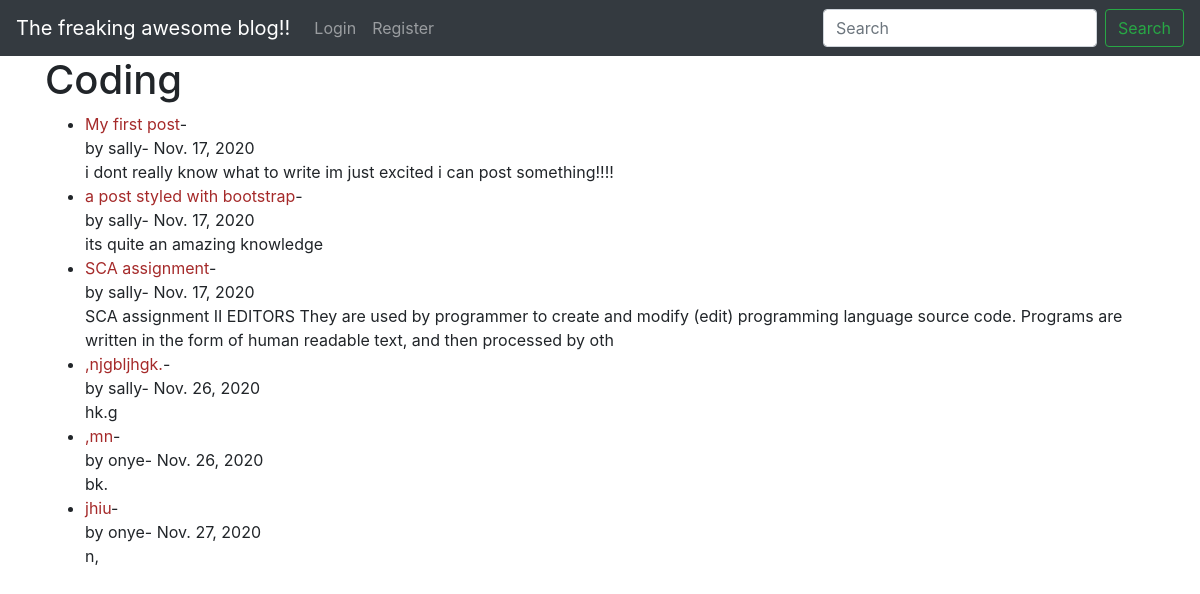
The page /article_category/coding/ on the database its author committed.
### theblog/models.py (models this page shows, shortened)
class Post(models.Model):
    title = models.CharField(max_length=255)
    header_image= models.ImageField(null= True, blank= True, upload_to='images/')
    author = models.ForeignKey(User, on_delete=models.CASCADE)
    body = models.TextField()
    post_date = models.DateField(auto_now_add=True)
    category = models.CharField(max_length=255, default='coding')
    snippet=  models.CharField(max_length=255)
    likes = models.ManyToManyField(User, related_name='like_post')

### theblog/views.py (the view)
# urls.py: path('article_category/<str:cats>/', article_category, name='Article-category'),
def article_category(request, cats):
    category_posts=Post.objects.filter(category=cats.replace('-',' '))
    return render(request, 'article_category.html',{'cats':cats.title().replace('-',' '), 'category_posts':category_posts})

### theblog/templates/article_category.html
{% extends 'base.html' %}
{% block content %}
{% if category_posts %}
<h1>{{cats}}</h1>
<ul>
    {% for post in category_posts %}
    <li><a href="{% url 'details' post.pk %}">{{post.title}}</a>-
         <br>by {{post.author}}- {{post.post_date}}
    <br>{{post.body|slice:"200"}}
    </li>
{% endfor %}
</ul>
{% else %}
<h2>This page does not exist </h2>
{% endif %}
{% endblock %}

### theblog/templates/base.html (style rules this page uses)
a { color: brown; }

### rows shown on the page
Post: title "My first post", author "sally", post_date "Nov. 17, 2020", body "i dont really know what to write im just excited i can post something!!!!"
Post: title "a post styled with bootstrap", author "sally", post_date "Nov. 17, 2020", body "its quite an amazing knowledge"
Post: title "SCA assignment", author "sally", post_date "Nov. 17, 2020", body "SCA assignment II EDITORS They are used by programmer to create and modify (edit) programming language source code. Programs are written in the form of human readable text, and then processed by oth"
Post: title ",njgbljhgk.", author "sally", post_date "Nov. 26, 2020", body "hk.g"
Post: title ",mn", author "onye", post_date "Nov. 26, 2020", body "bk."
Post: title "jhiu", author "onye", post_date "Nov. 27, 2020", body "n,"

### other values the page prints
{{ cats }} "Coding"
